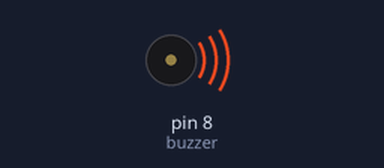
Simulated run of this sketch. Board: Arduino Uno, built with avr-gcc and run on an emulated ATmega328P. On the bench: buzzer (waves = sounding).

Above: at 0.1 s.
At 20.2 s:
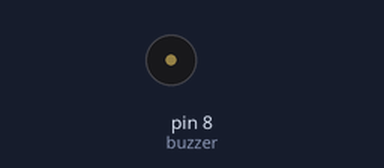
Timing chart, 0 to 21.7 s (numbered marks = the images above):
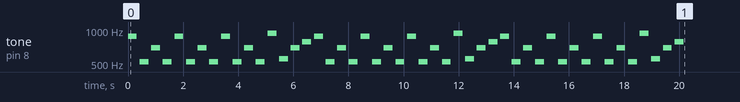

The sketch:

No_Surprises.ino
```cpp
/* No Surprises
   Connect a piezo buzzer or speaker to pin 8.

                           Ed O'Brien, Colin Greenwod, Thomas Yorke, Philip Selway, Jonathan Greenwood - 1997
*/


// Define notes and frequencies

#define NOTE_C5   523
#define NOTE_Db5  554
#define NOTE_F5   698
#define NOTE_A5   880
#define NOTE_Bb5  932
#define NOTE_G5  784

// The buzzer's pin

int buzzer = 8;

// Melody: No Surprises (Notes and durations)

int melody[]  {
    NOTE_A5, NOTE_C5, NOTE_F5, NOTE_C5,
    NOTE_A5, NOTE_C5, NOTE_F5, NOTE_C5,
    NOTE_A5, NOTE_C5, NOTE_F5, NOTE_C5,
    NOTE_Bb5, NOTE_Db5, NOTE_F5, NOTE_G5,
    NOTE_A5, NOTE_C5, NOTE_F5, NOTE_C5,
    NOTE_A5, NOTE_C5, NOTE_F5, NOTE_C5,
    NOTE_A5, NOTE_C5, NOTE_F5, NOTE_C5,
    NOTE_Bb5, NOTE_Db5, NOTE_F5, NOTE_G5,
    NOTE_A5, NOTE_C5, NOTE_F5, NOTE_C5,
    NOTE_A5, NOTE_C5, NOTE_F5, NOTE_C5,
    NOTE_A5, NOTE_C5, NOTE_F5, NOTE_C5,
    NOTE_Bb5, NOTE_Db5, NOTE_F5, NOTE_G5
};

int durations[] = {
    2, 2, 2, 2,
    2, 2, 2, 2,
    2, 2, 2, 2,
    2, 2, 2, 2,
    2, 2, 2, 2,
    2, 2, 2, 2,
    2, 2, 2, 2,
    2, 2, 2, 2,
    2, 2, 2, 2,
    2, 2, 2, 2,
    2, 2, 2, 2,
    2, 2, 2, 2
};

void setup() {
  int notes = sizeof(melody) / sizeof(melody[0]);

  for (int i = 0; i < notes; i++) {
    int noteDuration = 650 / durations[i];
    tone(buzzer, melody[i], noteDuration);

    delay(noteDuration * 1.3);
    noTone(buzzer);
  }
}

void loop() {
    // There's nothing to repeat
}
```
